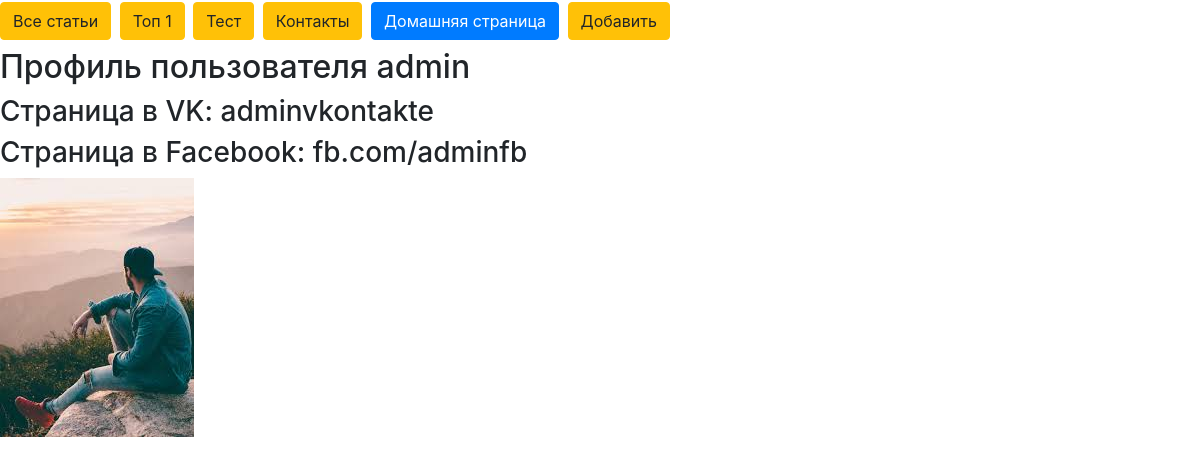
Page /profile/1/ on the committed database.
### core/models.py (models this page shows)
class Profile(models.Model):
    vk = models.CharField(
        max_length=255,
        null=True,
        blank=True,
        verbose_name="Страница вКонтакте")
    fb = models.CharField(
        max_length=255,
        null=True,
        blank=True,
        verbose_name="Страница в Facebook")
    user = models.OneToOneField(
        to=User,
        on_delete= models.CASCADE,
        verbose_name="Пользователь",
        related_name = "profile")
    photo = models.ImageField(
        null=True, blank=True,
        upload_to="profiles"
    )

### core/views.py (the view)
# urls.py: path("profile/<int:id>/", profile, name="profile"),
def profile(request,id):
    user_profile = Profile.objects.get(id=id)
    context = {"profile" : user_profile}
    return render(request, "profile.html", context)

### core/templates/profile.html
{% extends 'base.html' %}
{% block content %}
    <h2>Профиль пользователя {{ profile.user.username }}</h2>
    <h3>Страница в VK: {{ profile.vk }} </h3>
    <h3>Страница в Facebook: {{ profile.fb }}</h3>
    {%  if profile.photo %}
        <img src="{{ MEDIA_URL }}{{ profile.photo.url }}">
    {% endif %}
{% endblock %}

### rows in the picture
Profile: user.username "admin", vk "adminvkontakte", fb "fb.com/adminfb", photo (picture)
